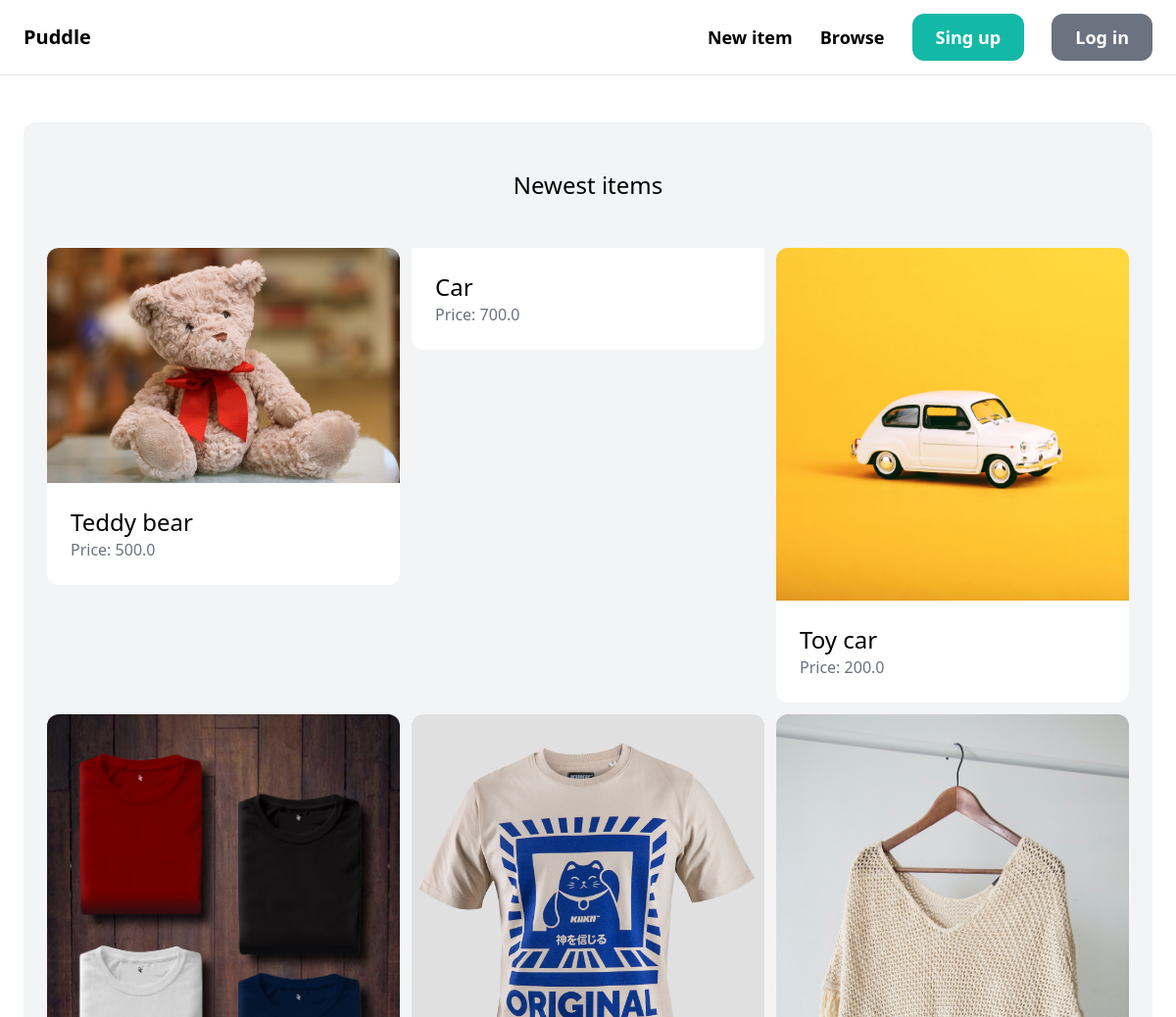
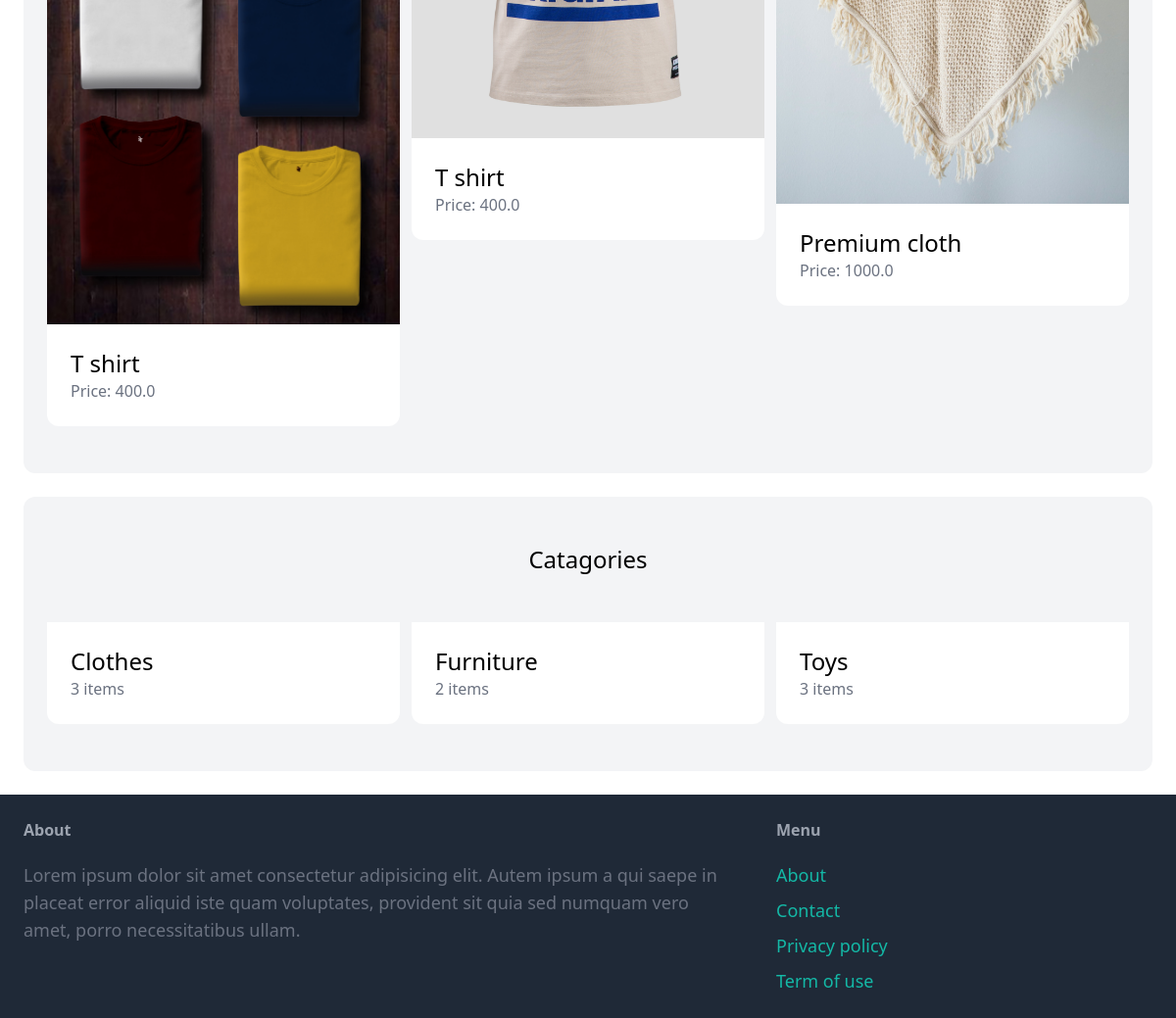
The page / on the database its author committed (2 pictures, top to bottom).
### item/models.py (models this page shows, shortened)
class Item(models.Model):
    catagory=models.ForeignKey(Catagory,related_name='items',on_delete=models.CASCADE)
    name=models.CharField( max_length=250)
    description=models.TextField(blank=True,null=True)
    price=models.FloatField()
    image=models.ImageField( upload_to='item_images', blank=True,null=True)
    is_sold=models.BooleanField(default=False)
    created_by=models.ForeignKey(User,related_name='items',on_delete=models.CASCADE)
    created_at=models.DateField(auto_now_add=True)

class Catagory(models.Model):
    name=models.CharField(max_length=250)
    class Meta:
        ordering=('name',)
        verbose_name_plural='Catagories'

### core/views.py (the view)
# urls.py: path("", views.index, name="index"),
def index(request):
    items=Item.objects.filter(is_sold=False)[0:6]
    catagories=Catagory.objects.all()
    return render(request,'core/index.html',{
        'catagories':catagories,
        'items':items,
    })

### core/templates/core/index.html (shortened to what this page needs)
{% extends 'core/base.html' %}
{% block content %}
    <div class="mt-6 px-6 py-12 bg-gray-100 rounded-xl">
        <h2 class="mb-12 text-2xl text-center">
            Newest items
        </h2>
        <div class="grid grid-cols-3 gap-3">
            {% for item in items  %}
            <div>
                <a href="{% url 'item:detail' item.id %}">
                    <div>
                        <img src="{{item.image.url}}" class="rounded-t-xl" alt="">
                    </div>
                    <div class="p-6 bg-white rounded-b-xl">
                        <h2 class="text-2xl">{{item.name}}</h2>
                        <p class="text-gray-500">Price: {{item.price}}</p>
                    </div>
                 </a>
            </div>
            {% endfor %}
        </div>
    </div>
    <div class="mt-6 px-6 py-12 bg-gray-100 rounded-xl">
        <h2 class="mb-12 text-2xl text-center">
            Catagories
        </h2>
        <div class="grid grid-cols-3 gap-3">
            {% for catagory in catagories  %}
            <div>
                <a href="#">
                    <div class="p-6 bg-white rounded-b-xl">
                        <h2 class="text-2xl">{{catagory.name}}</h2>
                        <p class="text-gray-500">{{catagory.items.count}} items</p>
                    </div>
                 </a>
            </div>
            {% endfor %}
        </div>
    </div>
{% endblock content %}

### core/templates/core/base.html (shortened to what this page needs)
<!DOCTYPE html>
<html lang="en">
<head>
    <script src="https://cdn.tailwindcss.com"></script>
</head>
<body>
    <nav class="py-6 px-6 flex justify-between items-center border-b border-gray-200">
        <a href="/" class="text-xl font-semibold">Puddle</a>
        <div class="space-x-6">
            <a href="{% url 'item:new' %}" class="text-lg font-semibold hover:text-gray-500">New item</a>
            <a href="{% url 'item:items' %}" class="text-lg font-semibold hover:text-gray-500">Browse</a>
            {% if request.user.is_authenticated %}
            <a href="{% url 'conversation:inbox' %}" class="text-lg px-6 py-3 font-semibold bg-teal-500 text-white rounded-xl hover:bg-teal-700">Inbox</a>
            <a href="{% url 'dashboard:index' %}" class="text-lg px-6 py-3 font-semibold bg-gray-500 text-white rounded-xl hover:bg-gray-700">Dashboard</a>
            {% else %}
            <a href="{% url 'core:signup' %}" class="text-lg px-6 py-3 font-semibold bg-teal-500 text-white rounded-xl hover:bg-teal-700">Sing up</a>
            <a href="{% url 'core:login' %}" class="text-lg px-6 py-3 font-semibold bg-gray-500 text-white rounded-xl hover:bg-gray-700">Log in</a>
            {% endif %}
        </div>
    </nav>
    <div class="px-6 py-6">
        {% block content %}
        {% endblock content %}
    </div>
    <footer class="py-6 px-6 flex justify-between bg-gray-800">
        <div class="w-2/3 pr-10">
            <h3 class="mb-5 font-semibold text-gray-400">About</h3>
            <p class="text-lg text-gray-500">
                Lorem ipsum dolor sit amet consectetur adipisicing elit. Autem ipsum a qui saepe in placeat error aliquid iste quam voluptates, provident sit quia sed numquam vero amet, porro necessitatibus ullam.
            </p>
        </div>
        <div class="w-1/3">
            <h3 class="mb-5 font-semibold text-gray-400">Menu</h3>
            <ul class="space-y-2">
                <li> <a href="{% url 'core:index' %}" class="text-lg text-teal-500 hover:text-teal-700">About</a></li>
                <li> <a href="{% url 'core:contact' %}" class="text-lg text-teal-500 hover:text-teal-700">Contact</a></li>
                <li> <a href="{% url 'core:contact' %}" class="text-lg text-teal-500 hover:text-teal-700">Privacy policy</a></li>
                <li> <a href="{% url 'core:contact' %}" class="text-lg text-teal-500 hover:text-teal-700">Term of use</a></li>
            </ul>
        </div>
    </footer>
</body>
</html>

### rows shown on the page
Item: image (picture), name "Teddy bear", price "500.0"
Item: name "Car", price "700.0"
Item: image (picture), name "Toy car", price "200.0"
Item: image (picture), name "T shirt", price "400.0"
Item: image (picture), name "T shirt", price "400.0"
Item: image (picture), name "Premium cloth", price "1000.0"
Catagory: name "Clothes", items.count "3"
Catagory: name "Furniture", items.count "2"
Catagory: name "Toys", items.count "3"
